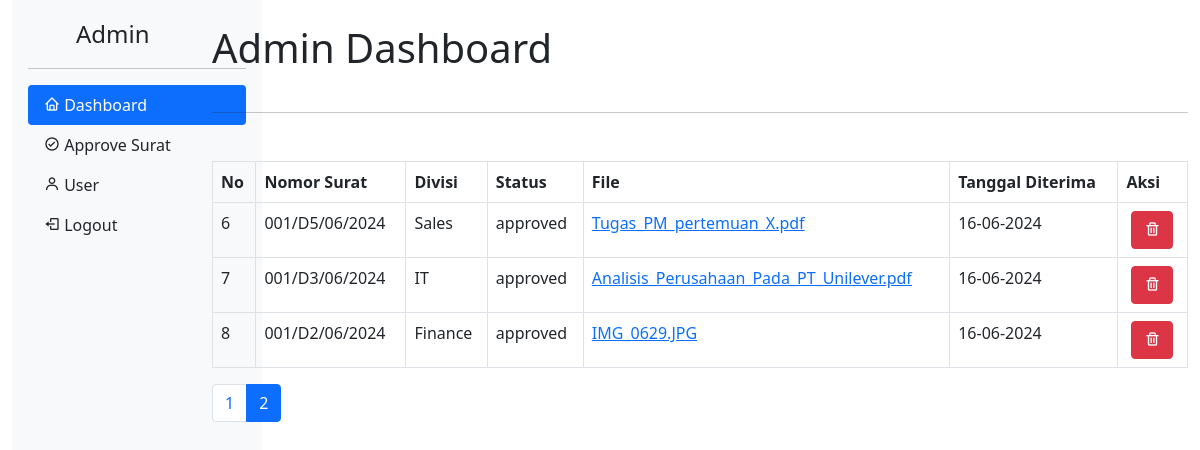
Screenshot of /admin_dashboard.php?page=2 (signed in) with the database file from the repository.
### tables this page shows
CREATE TABLE `letters` (
  `id` int(11) NOT NULL,
  `division_id` int(11) DEFAULT NULL,
  `letter_number` varchar(255) DEFAULT NULL,
  `date_created` datetime DEFAULT current_timestamp(),
  `status` enum('pending','approved') DEFAULT 'pending',
  `file_name` varchar(255) DEFAULT NULL
);

CREATE TABLE `division` (
  `id` int(11) NOT NULL,
  `name` varchar(255) NOT NULL
);

### admin_dashboard.php (the view, shortened to what this page needs)
<?php
include('database/db.php');
$per_page = 5;
$current_page = isset($_GET['page']) ? $_GET['page'] : 1;
$start_from = ($current_page - 1) * $per_page;
$sql = "SELECT letters.id, letters.letter_number, letters.status, letters.file_name, DATE_FORMAT(letters.date_created, '%d-%m-%Y') AS date_created, division.name as division_name
        FROM letters
        JOIN division ON letters.division_id = division.id
        ORDER BY letters.id DESC
        LIMIT $start_from, $per_page";
$result = mysqli_query($conn, $sql);
?>
<!DOCTYPE html>
<html lang="en">
<head>
    <link href="https://stackpath.bootstrapcdn.com/bootstrap/5.0.0-alpha1/css/bootstrap.min.css" rel="stylesheet">
    <link href='https://unpkg.com/boxicons@2.1.1/css/boxicons.min.css' rel='stylesheet'>
</head>
<body>
    <div class="container-fluid">
        <div class="row">
            <div class="col-2">
                <?php include('layout/admin_sidebar.php'); ?>
            </div>
            <div class="col-10">
                <h1 class="py-4">Admin Dashboard</h1>
                <hr class="mb-5">
                <table class="table table-bordered">
                    <thead>
                        <tr>
                            <th>No</th>
                            <th>Nomor Surat</th>
                            <th>Divisi</th>
                            <th>Status</th>
                            <th>File</th>
                            <th>Tanggal Diterima</th>
                            <th>Aksi</th>
                        </tr>
                    </thead>
                    <tbody>
                        <?php
                        $no = $start_from + 1;
                        while ($row = mysqli_fetch_assoc($result)) {
                            echo "<tr>";
                            echo "<td>" . $no++ . "</td>";
                            echo "<td>" . ($row['status'] == 'approved' ? $row['letter_number'] : 'Pending Approval') . "</td>";
                            echo "<td>" . $row['division_name'] . "</td>";
                            echo "<td>" . $row['status'] . "</td>";
                            echo "<td><a href='uploads/" . $row['file_name'] . "' target='_blank'>" . $row['file_name'] . "</a></td>";
                            echo "<td>" . $row['date_created'] . "</td>";
                            echo "<td>";
                            echo "<form action='delete_surat.php' method='post' style='display:inline-block; margin-left: 5px;'>";
                            echo "<button type='submit' name='delete' class='btn btn-danger' onclick='return confirm(\"Are you sure you want to delete this letter?\");'><i class='bx bx-trash'></i></button>";
                            echo "</form>";
                            echo "</td>";
                            echo "</tr>";
                        }
                        ?>
                    </tbody>
                </table>
                <?php
                $sql_count = "SELECT COUNT(*) AS total FROM letters";
                $result_count = mysqli_query($conn, $sql_count);
                $row_count = mysqli_fetch_assoc($result_count);
                $total_surat = $row_count['total'];
                $total_pages = ceil($total_surat / $per_page);
                if ($total_pages > 1) {
                    echo "<ul class='pagination'>";
                    for ($i = 1; $i <= $total_pages; $i++) {
                        echo "<li class='page-item " . ($i == $current_page ? 'active' : '') . "'><a class='page-link' href='admin_dashboard.php?page=$i'>$i</a></li>";
                    }
                    echo "</ul>";
                }
                ?>
            </div>
        </div>
    </div>
</body>
</html>

### rows the page displays
letters: letter_number "001/D5/06/2024", division.name "Sales", status "approved", file_name "Tugas_PM_pertemuan_X.pdf", date_created "16-06-2024"
letters: letter_number "001/D3/06/2024", division.name "IT", status "approved", file_name "Analisis_Perusahaan_Pada_PT_Unilever.pdf", date_created "16-06-2024"
letters: letter_number "001/D2/06/2024", division.name "Finance", status "approved", file_name "IMG_0629.JPG", date_created "16-06-2024"
